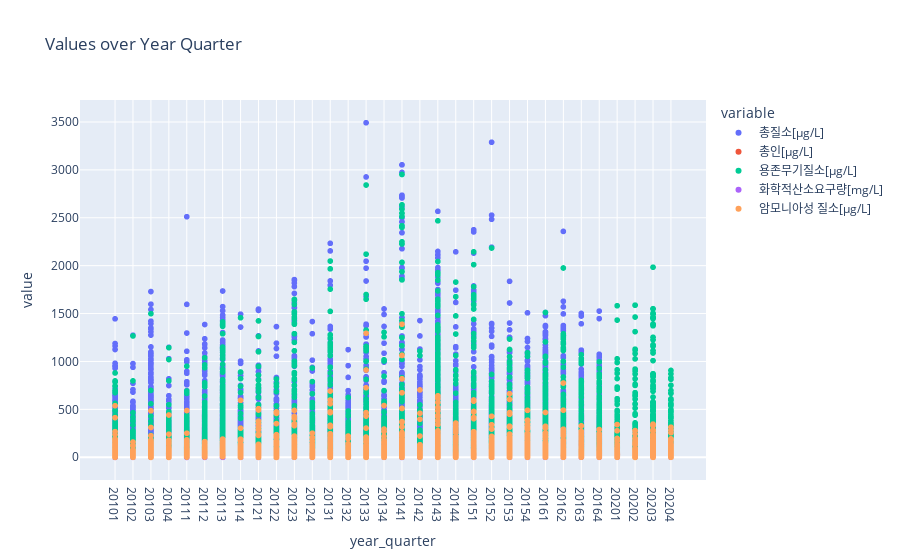

Notebook cell for this chart:
### Code cell
columns_to_plot = ['총질소[μg/L]', '총인[μg/L]', '용존무기질소[μg/L]','화학적산소요구량[mg/L]','암모니아성 질소[μg/L]']

fig = px.scatter(surface_df, x='year_quarter', y = columns_to_plot, title='Values over Year Quarter')
fig.show()

### Figure 1 — Plotly figure (JSON) as saved in the notebook; plotly's stock layout.template omitted (floating-point values rounded to 4 significant figures; data arrays with more than 128 entries replaced by an {"elided": "..."} marker saying what was removed)
{"data": [{"hovertemplate": "variable=총질소[μg/L]<br>year_quarter=%{x}<br>value=%{y}<extra></extra>", "legendgroup": "총질소[μg/L]", "marker": {"color": "#636efa", "symbol": "circle"}, "mode": "markers", "name": "총질소[μg/L]", "showlegend": true, "type": "scattergl", "x": {"elided": "11411 str values"}, "xaxis": "x", "y": {"elided": "11411 float values"}, "yaxis": "y"}, {"hovertemplate": "variable=총인[μg/L]<br>year_quarter=%{x}<br>value=%{y}<extra></extra>", "legendgroup": "총인[μg/L]", "marker": {"color": "#EF553B", "symbol": "circle"}, "mode": "markers", "name": "총인[μg/L]", "showlegend": true, "type": "scattergl", "x": {"elided": "11411 str values"}, "xaxis": "x", "y": {"elided": "11411 float values"}, "yaxis": "y"}, {"hovertemplate": "variable=용존무기질소[μg/L]<br>year_quarter=%{x}<br>value=%{y}<extra></extra>", "legendgroup": "용존무기질소[μg/L]", "marker": {"color": "#00cc96", "symbol": "circle"}, "mode": "markers", "name": "용존무기질소[μg/L]", "showlegend": true, "type": "scattergl", "x": {"elided": "11411 str values"}, "xaxis": "x", "y": {"elided": "11411 float values"}, "yaxis": "y"}, {"hovertemplate": "variable=화학적산소요구량[mg/L]<br>year_quarter=%{x}<br>value=%{y}<extra></extra>", "legendgroup": "화학적산소요구량[mg/L]", "marker": {"color": "#ab63fa", "symbol": "circle"}, "mode": "markers", "name": "화학적산소요구량[mg/L]", "showlegend": true, "type": "scattergl", "x": {"elided": "11411 str values"}, "xaxis": "x", "y": {"elided": "11411 float values"}, "yaxis": "y"}, {"hovertemplate": "variable=암모니아성 질소[μg/L]<br>year_quarter=%{x}<br>value=%{y}<extra></extra>", "legendgroup": "암모니아성 질소[μg/L]", "marker": {"color": "#FFA15A", "symbol": "circle"}, "mode": "markers", "name": "암모니아성 질소[μg/L]", "showlegend": true, "type": "scattergl", "x": {"elided": "11411 str values"}, "xaxis": "x", "y": {"elided": "11411 float values"}, "yaxis": "y"}], "layout": {"legend": {"title": {"text": "variable"}, "tracegroupgap": 0}, "title": {"text": "Values over Year Quarter"}, "xaxis": {"anchor": "y", "domain": [0, 1], "title": {"text": "year_quarter"}}, "yaxis": {"anchor": "x", "domain": [0, 1], "title": {"text": "value"}}}}
